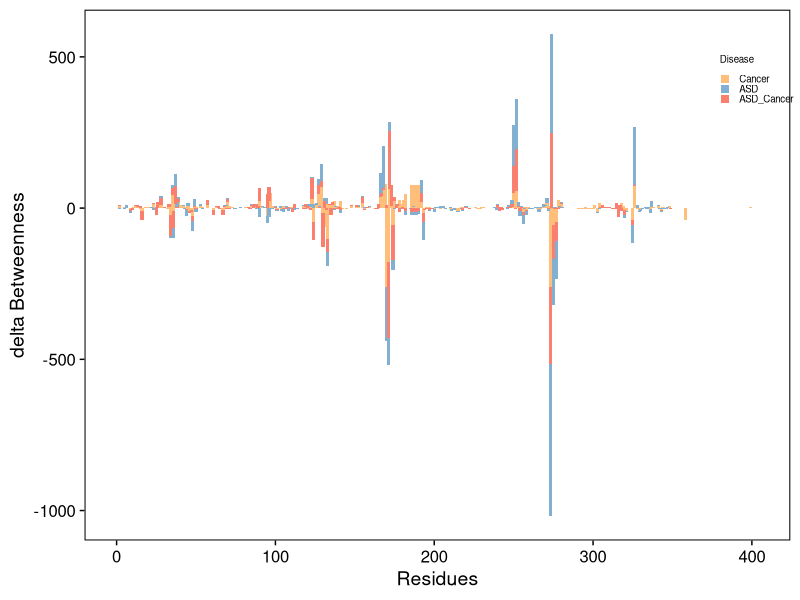
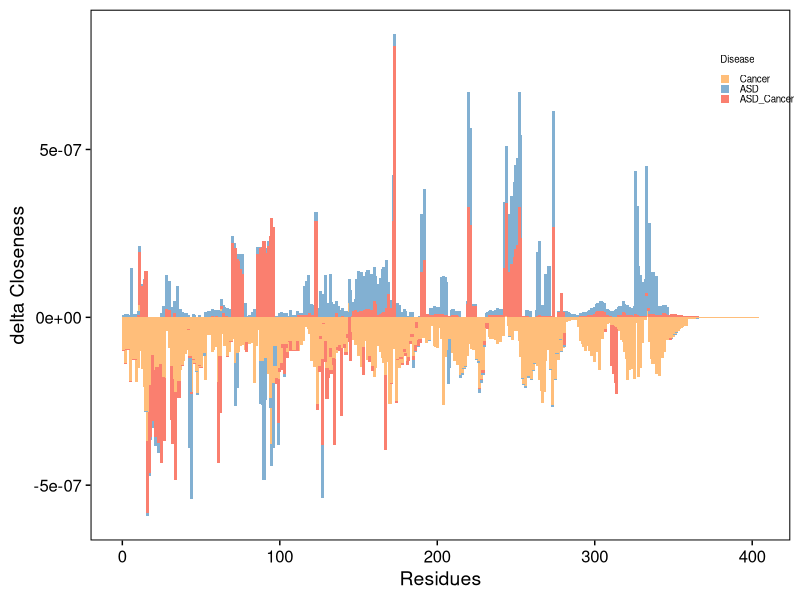
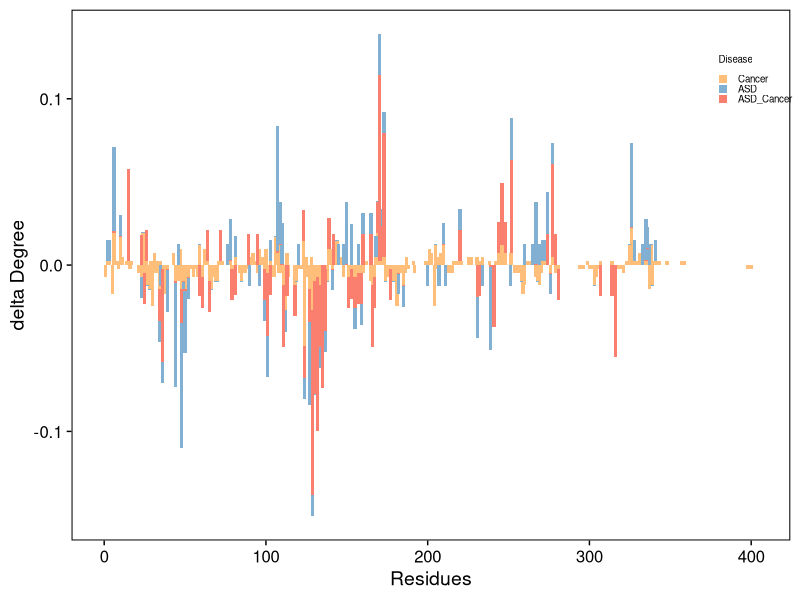
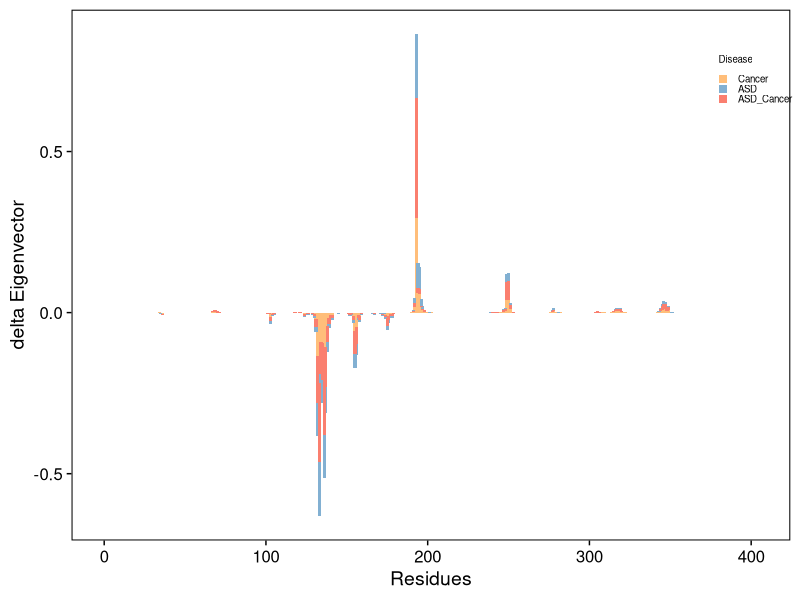
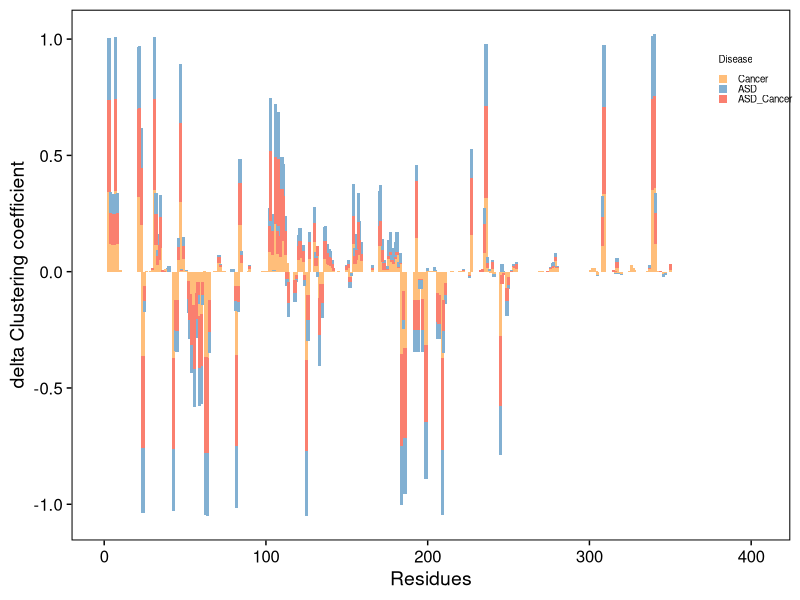
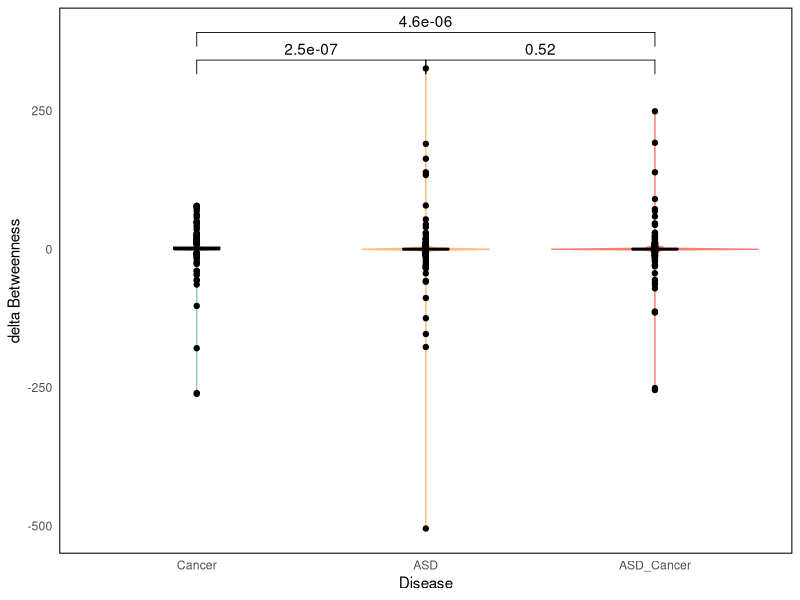

R code for these plots, in order: (Note: this script raises an error after producing the figures.)
library(cowplot)
library(ggplot2)
library(ggpubr)
setwd("/Users/wangjingran/Desktop/PTEN_Mutation")
data <- read.table("data/AAN.txt",sep="\t",header=TRUE)

betweenness <- data[,c(1,2,7)]
p1 <- ggplot(betweenness,aes(x=POSITION,y=Betweenness,fill=Disease),alpha = 0.7) + 
  geom_bar(stat = 'identity',width = 2)+
  xlab("Residues")+
  ylab("delta Betweenness")+ 
  theme_cowplot() + theme(axis.line = element_blank(),
  panel.border = element_rect(linetype = 'solid', 
  colour = 'black',fill = NA,size = 1),legend.position="none") + 
  scale_fill_manual(values=c("#FFBE7A", "#82B0D2", "#FA7F6F"),
  breaks = c("Cancer", "ASD", "ASD_Cancer")) + 
  theme(axis.line = element_blank(),
                  legend.title = element_text(size = 7), 
                  legend.text = element_text(size = 7),
                  legend.position = c(0.9,0.87),legend.key.size = unit(0.25,"cm"),
                  panel.border = element_rect(linetype = 'solid', colour = 'black',fill = NA,size = 0.7),
                  panel.grid.major = element_blank(),
                  panel.grid.minor = element_blank())

closeness <- data[,c(1,3,7)]
p2 <- ggplot(closeness,aes(x=POSITION,y=Closeness,fill=Disease),alpha = 0.7) + 
geom_bar(stat = 'identity',width = 2)+
xlab("Residues")+
ylab("delta Closeness")+ 
theme_cowplot() + 
theme(axis.line = element_blank(),panel.border = element_rect(linetype = 'solid', colour = 'black',fill = NA,size = 1),legend.position="none") + 
scale_fill_manual(values=c("#FFBE7A", "#82B0D2", "#FA7F6F"),breaks = c("Cancer", "ASD", "ASD_Cancer")) + 
theme(axis.line = element_blank(),
                  legend.title = element_text(size = 7), 
                  legend.text = element_text(size = 7),
                  legend.position = c(0.9,0.87),legend.key.size = unit(0.25,"cm"),
                  panel.border = element_rect(linetype = 'solid', colour = 'black',fill = NA,size = 0.7),
                  panel.grid.major = element_blank(),
                  panel.grid.minor = element_blank())


degree <- data[,c(1,4,7)]
p3 <- ggplot(degree,aes(x=POSITION,y=Degree,fill=Disease),alpha = 0.7) + 
geom_bar(stat = 'identity',width = 2)+xlab("Residues")+
ylab("delta Degree")+ theme_cowplot() + 
theme(axis.line = element_blank(),panel.border = element_rect(linetype = 'solid', colour = 'black',fill = NA,size = 1),legend.position="none") + 
scale_fill_manual(values=c("#FFBE7A", "#82B0D2", "#FA7F6F"),breaks = c("Cancer", "ASD", "ASD_Cancer")) + 
theme(axis.line = element_blank(),
                  legend.title = element_text(size = 7), 
                  legend.text = element_text(size = 7),
                  legend.position = c(0.9,0.87),legend.key.size = unit(0.25,"cm"),
                  panel.border = element_rect(linetype = 'solid', colour = 'black',fill = NA,size = 0.7),
                  panel.grid.major = element_blank(),
                  panel.grid.minor = element_blank())


evcent <- data[,c(1,5,7)]
p4 <- ggplot(evcent,aes(x=POSITION,y=Eigenvector,fill=Disease),alpha = 0.7) + 
geom_bar(stat = 'identity',width = 2)+
xlab("Residues")+
ylab("delta Eigenvector")+ 
theme_cowplot() + theme(axis.line = element_blank(),panel.border = element_rect(linetype = 'solid', colour = 'black',fill = NA,size = 1),legend.position="none") + 
scale_fill_manual(values=c("#FFBE7A", "#82B0D2", "#FA7F6F"),breaks = c("Cancer", "ASD", "ASD_Cancer")) + 
theme(axis.line = element_blank(),
                  legend.title = element_text(size = 7), 
                  legend.text = element_text(size = 7),
                  legend.position = c(0.9,0.87),legend.key.size = unit(0.25,"cm"),
                  panel.border = element_rect(linetype = 'solid', colour = 'black',fill = NA,size = 0.7),
                  panel.grid.major = element_blank(),
                  panel.grid.minor = element_blank())


transitivity <- data[,c(1,6,7)]
p5 <- ggplot(transitivity,aes(x=POSITION,y=Clustering_coefficient,fill=Disease),alpha = 0.7) + 
geom_bar(stat = 'identity',width = 2)+
xlab("Residues")+
ylab("delta Clustering coefficient")+ 
theme_cowplot() + 
theme(axis.line = element_blank(),panel.border = element_rect(linetype = 'solid', colour = 'black',fill = NA,size = 1),legend.position="none") + 
scale_fill_manual(values=c("#FFBE7A", "#82B0D2", "#FA7F6F"),breaks = c("Cancer", "ASD", "ASD_Cancer")) + 
theme(axis.line = element_blank(),
                  legend.title = element_text(size = 7), 
                  legend.text = element_text(size = 7),
                  legend.position = c(0.9,0.87),legend.key.size = unit(0.25,"cm"),
                  panel.border = element_rect(linetype = 'solid', colour = 'black',fill = NA,size = 0.7),
                  panel.grid.major = element_blank(),
                  panel.grid.minor = element_blank())

ggsave(p1, file="figure/betweenness.pdf", 
       width = 9, height=4)
ggsave(p2, file="figure/closeness.pdf", 
       width = 9, height=4)
ggsave(p3, file="figure/degree.pdf", 
       width = 9, height=4)
ggsave(p4, file="figure/eigenvector.pdf", 
       width = 9, height=4)
ggsave(p5, file="figure/clustering.pdf", 
       width = 9, height=4)

# Violin
betweenness <- data[,c(1,2,7)]
closeness <- data[,c(1,3,7)]
degree <- data[,c(1,4,7)]
evcent <- data[,c(1,5,7)]
transitivity <- data[,c(1,6,7)]

my_comparisons <- list(c("Cancer", "ASD"), c('Cancer', 'ASD_Cancer'), c("ASD", "ASD_Cancer"))

pv6 <- ggplot(betweenness, aes(x=factor(Disease, levels=c("Cancer", "ASD","ASD_Cancer")), y=Betweenness, fill = Disease, color = Disease)) +
  geom_violin(trim=FALSE) +
  geom_boxplot(width=0.2, fill="white", color="black") +
  scale_fill_manual(values=c("#8ECFC9", "#FFBE7A", "#FA7F6F", "#82B0D2"),limits=c("Cancer", "ASD", 'ASD_Cancer')) +
  scale_color_manual(values=c("#8ECFC9", "#FFBE7A", "#FA7F6F", "#82B0D2"),limits=c("Cancer", "ASD", 'ASD_Cancer')) +
  labs(x="Disease", y="delta Betweenness", fill="Disease") +
  theme_minimal()
#pv6 <- pv6 + scale_y_continuous(limits = c(-15,29))
pv6 <- pv6 + theme(legend.position = "none",panel.grid = element_blank())
pv6 <- pv6 + stat_compare_means(comparisons = my_comparisons,
                       label.y = c(300,350,300),
                       method = "wilcox.test")
pv6 <- pv6 + theme(axis.line = element_blank(),
                  panel.border = element_rect(linetype = 'solid', colour = 'black',fill = NA,size = 0.7),
                  panel.grid.major = element_blank(),
                  panel.grid.minor = element_blank())



pv7 <- ggplot(closeness, aes(x=factor(Disease, levels=c("Cancer", "ASD", "ASD_Cancer")), y=Closeness, fill = Disease, color = Disease)) +
  geom_violin(trim=FALSE) +
  geom_boxplot(width=0.2, fill="white", color="black") +
  scale_fill_manual(values=c("#FFBE7A", "#82B0D2", "#FA7F6F"),limits=c("Cancer", "ASD",'ASD_Cancer')) +
  scale_color_manual(values=c("#FFBE7A", "#82B0D2", "#FA7F6F"),limits=c("Cancer", "ASD",'ASD_Cancer')) +
  labs(x="Disease", y="delta Closeness", fill="Disease") +
  theme_minimal()
#pv7 <- pv7 + scale_y_continuous(limits = c(-2.3e-06,7e-06))
pv7 <- pv7 + theme(legend.position = "none",panel.grid = element_blank())
pv7 <- pv7 + stat_compare_means(comparisons = my_comparisons,
                       label.y = c(0.83e-06,1e-06,0.83e-06),
                       method = "wilcox.test")
pv7 <- pv7 + theme(axis.line = element_blank(),
                  panel.border = element_rect(linetype = 'solid', colour = 'black',fill = NA,size = 0.7),
                  panel.grid.major = element_blank(),
                  panel.grid.minor = element_blank())


pv8 <- ggplot(degree, aes(x=factor(Disease, levels=c("Cancer", "ASD", "ASD_Cancer")), y=Degree, fill = Disease, color = Disease)) +
  geom_violin(trim=FALSE) +
  geom_boxplot(width=0.2, fill="white", color="black") +
  scale_fill_manual(values=c("#FFBE7A", "#82B0D2", "#FA7F6F"),limits=c("Cancer", "ASD",'ASD_Cancer')) +
  scale_color_manual(values=c("#FFBE7A", "#82B0D2", "#FA7F6F"),limits=c("Cancer", "ASD",'ASD_Cancer')) +
  labs(x="Disease", y="delta Degree", fill="Disease") +
  theme_minimal()

pv8 <- pv8 + theme(legend.position = "none",panel.grid = element_blank())
pv8 <- pv8 + stat_compare_means(comparisons = my_comparisons,
                       label.y = c(0.15,0.17,0.15),
                       method = "wilcox.test")
pv8 <- pv8 + theme(axis.line = element_blank(),
                  panel.border = element_rect(linetype = 'solid', colour = 'black',fill = NA,size = 0.7),
                  panel.grid.major = element_blank(),
                  panel.grid.minor = element_blank())


pv9 <- ggplot(evcent, aes(x=factor(Disease, levels=c("Cancer", "ASD", "ASD_Cancer")), y=Eigenvector, fill = Disease, color = Disease)) +
  geom_violin(trim=FALSE) +
  geom_boxplot(width=0.2, fill="white", color="black") +
  scale_fill_manual(values=c("#FFBE7A", "#82B0D2", "#FA7F6F"),limits=c("Cancer", "ASD",'ASD_Cancer')) +
  scale_color_manual(values=c("#FFBE7A", "#82B0D2", "#FA7F6F"),limits=c("Cancer", "ASD",'ASD_Cancer')) +
  labs(x="Disease", y="delta Eigenvector", fill="Disease") +
  theme_minimal()

pv9 <- pv9 + theme(legend.position = "none",panel.grid = element_blank())
pv9 <- pv9 + stat_compare_means(comparisons = my_comparisons,
                       label.y = c(0.37,0.42,0.37),
                       method = "wilcox.test")
pv9 <- pv9 + theme(axis.line = element_blank(),
                  panel.border = element_rect(linetype = 'solid', colour = 'black',fill = NA,size = 0.7),
                 panel.grid.major = element_blank(),
                 panel.grid.minor = element_blank())

pv10 <- ggplot(transitivity, aes(x=factor(Disease, levels=c("Cancer", "ASD", "ASD_Cancer")), y=Clustering_coefficient, fill = Disease, color = Disease)) +
  geom_violin(trim=FALSE) +
  geom_boxplot(width=0.2, fill="white", color="black") +
  scale_fill_manual(values=c("#FFBE7A", "#82B0D2", "#FA7F6F"),limits=c("Cancer", "ASD",'ASD_Cancer')) +
  scale_color_manual(values=c("#FFBE7A", "#82B0D2", "#FA7F6F"),limits=c("Cancer", "ASD",'ASD_Cancer')) +
  labs(x="Disease", y="delta Clustering Coefficient", fill="Disease") +
  theme_minimal()

pv10 <- pv10 + theme(legend.position = "none",panel.grid = element_blank())
pv10 <- pv10 + stat_compare_means(comparisons = my_comparisons,
                       label.y = c(0.4,0.47,0.4),
                       method = "wilcox.test")
pv10 <- pv10 + theme(axis.line = element_blank(),
                  panel.border = element_rect(linetype = 'solid', colour = 'black',fill = NA,size = 0.7),
                  panel.grid.major = element_blank(),
                  panel.grid.minor = element_blank())


ggsave <- ggsave(pv6,filename = "figure/betweenness_violin.pdf",width = 4,height = 4)
ggsave <- ggsave(pv7,filename = "figure/closeness_violin.pdf",width = 4,height = 4)
ggsave <- ggsave(pv8,filename = "figure/degree_violin.pdf",width = 4,height = 4)
ggsave <- ggsave(pv9,filename = "figure/eigenvector_violin.pdf",width = 4,height = 4)
ggsave <- ggsave(pv10,filename = "figure/clustering_coefficient_violin.pdf",width = 4,height = 4)